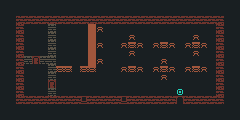

Rendered tile map (Tiled .tmx) drawn with the repository's tilesets; below, a short description and the full map source, tile grids included:
An orthogonal 30x15 tile map with 8x8 px tiles, 1 tile layer (Tile Layer 1).

<map version="1.10" tiledversion="1.11.2" orientation="orthogonal" renderorder="right-down" width="30" height="15" tilewidth="8" tileheight="8" infinite="0" nextlayerid="2" nextobjectid="1">
 <editorsettings>
  <export target="../../server/src/maps/tavern_inside.csv" format="csv" />
 </editorsettings>
 <tileset firstgid="1" source="tiles.tsx" />
 <layer id="1" name="Tile Layer 1" width="30" height="15">
  <data encoding="csv">
1,1,1,1,1,1,1,1,1,1,1,1,1,1,1,1,1,1,1,1,1,1,1,1,1,1,1,1,1,1,
1,1,1,1,1,1,1,1,1,1,1,1,1,1,1,1,1,1,1,1,1,1,1,1,1,1,1,1,1,1,
1,1,3,3,3,3,3,3,3,3,3,3,3,3,3,3,3,3,3,3,3,3,3,3,3,3,3,3,1,1,
1,1,3,1,1,1,17,1,1,1,1,12,24,1,1,1,1,1,1,1,1,1,1,1,1,1,1,3,1,1,
1,1,3,1,1,1,17,1,1,1,1,12,1,1,1,1,24,1,1,1,1,1,1,1,24,1,1,3,1,1,
1,1,3,1,1,1,17,1,1,1,1,12,24,1,1,24,15,24,1,24,15,24,1,24,15,24,1,3,1,1,
1,1,3,1,1,1,17,1,1,1,1,12,1,1,1,1,24,1,1,1,1,1,1,1,24,1,1,3,1,1,
1,1,3,17,5,17,17,1,1,1,1,12,24,1,1,1,1,1,1,1,24,1,1,1,1,1,1,3,1,1,
1,1,3,1,1,1,17,15,15,1,15,13,1,1,1,24,15,24,1,24,15,24,1,24,15,24,1,3,1,1,
1,1,3,1,1,1,17,1,1,1,1,1,1,1,1,1,1,1,1,1,24,1,1,1,1,1,1,3,1,1,
1,1,3,1,1,1,5,1,1,1,1,1,1,1,1,1,1,1,1,1,1,1,1,1,1,1,1,3,1,1,
1,1,3,1,1,1,17,1,1,1,1,1,1,1,1,1,1,1,1,1,1,1,2,1,1,1,1,3,1,1,
1,1,3,3,3,3,3,3,3,3,6,3,3,3,3,6,3,3,3,3,3,3,4,3,3,3,3,3,1,1,
1,1,1,1,1,1,1,1,1,1,1,1,1,1,1,1,1,1,1,1,1,1,1,1,1,1,1,1,1,1,
1,1,1,1,1,1,1,1,1,1,1,1,1,1,1,1,1,1,1,1,1,1,1,1,1,1,1,1,1,1
</data>
 </layer>
</map>